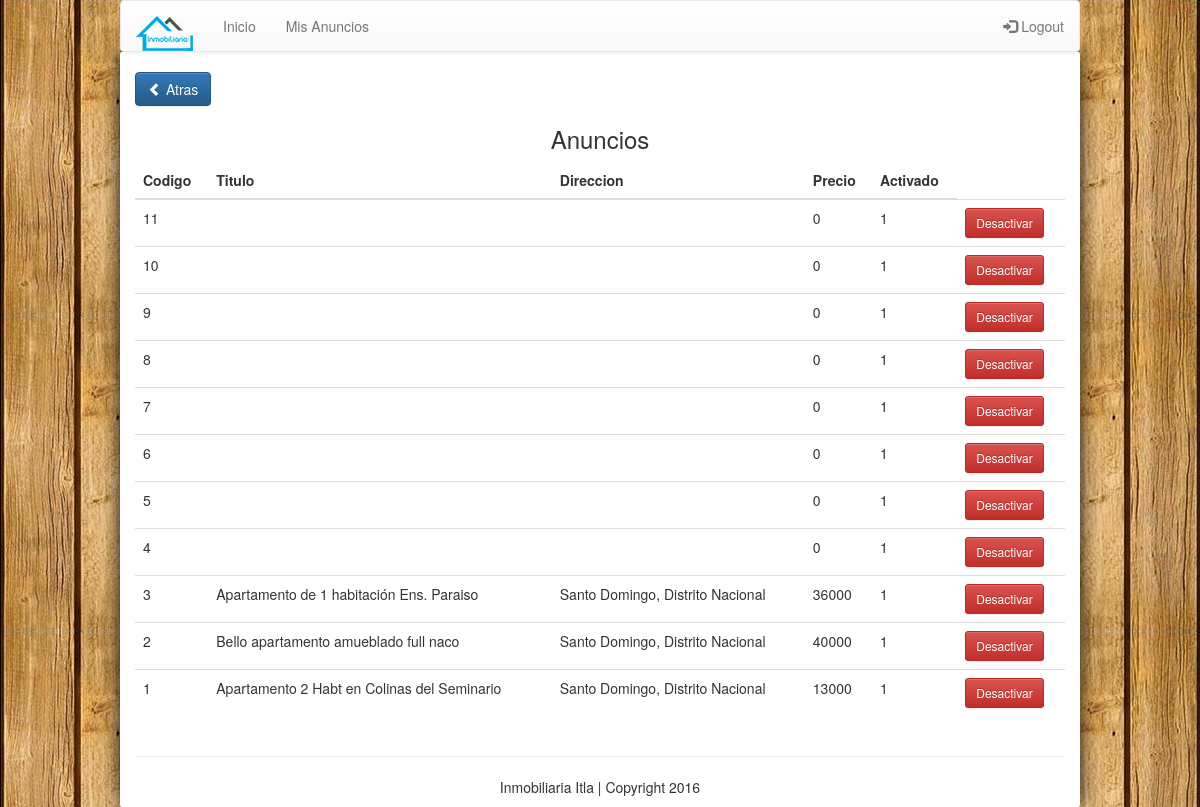
The app's page /index.php/s_admin/anuncios (signed in) with its own data.
### tables this page shows
CREATE TABLE `anuncio` (
  `id` int(11) NOT NULL,
  `titulo` varchar(100) NOT NULL,
  `direccion` varchar(300) NOT NULL,
  `precio` int(11) NOT NULL,
  `id_accion` int(11) NOT NULL,
  `descripcion` text NOT NULL,
  `ubicacion` varchar(300) NOT NULL,
  `id_tipo` int(11) NOT NULL,
  `id_usuario` int(11) NOT NULL,
  `activo` tinyint(1) NOT NULL DEFAULT '1'
);

### application/core/MY_Loader.php (called while the page is built, shortened)
<?php
class MY_Loader extends CI_Loader {
    public function template($template_name, $vars = array(), $return = FALSE)
    {
        if($return):
        $content  = $this->view('templates/header', $vars, $return);
        $content .= $this->view($template_name, $vars, $return);
        $content .= $this->view('templates/footer', $vars, $return);
        return $content;
    else:
        $this->view($template_name, $vars);
    endif;
    }
}

### application/controllers/S_admin.php (called while the page is built, shortened)
<?php
class S_admin extends CI_Controller{
  public function __construct()
  {
    $this->load->model('S_admin_model');
    $this->load->model('Usuario_model');
  }
  function anuncios(){
    $id = (isset($_GET['id']))?$_GET['id']+0:0;
    $data['anuncio'] = $this->S_admin_model->cargarAnuncio($id);
    $data['anuncios'] = $this->S_admin_model->listarAnuncios();
    $this->load->template('admin/anuncios', $data);
  }
}

### index.php (called while the page is built, shortened)
<?php
require_once BASEPATH.'core/CodeIgniter.php';

### application/models/S_admin_model.php (called while the page is built, shortened)
<?php
class S_admin_model extends CI_Model{
  function listarAnuncios(){
    $query = $this->db->query("SELECT * from anuncio ORDER BY id desc");
    return $query->result();
  }
}

### application/views/admin/anuncios.php (the view)
<a class="btn btn-primary" href="<?php echo base_url('s_admin') ?>"><span class="glyphicon glyphicon-chevron-left"></span> Atras</a>
<div class="text-center"><h3>Anuncios</h3></div>
<div class="row">
  <div class="col col-sm-12">
    <table class="table">
      <thead>
        <tr>
          <th>Codigo</th>
          <th>Titulo</th>
          <th>Direccion</th>
          <th>Precio</th>
          <th>Activado</th>
        </tr>
      </thead>
      <tbody>
        <?php
          if(isset($anuncios)){
            foreach($anuncios as $anuncio){
              $linkDelete = base_url("/s_admin/desactivar_activar/?id={$anuncio->id}&activo={$anuncio->activo}");
              echo "<tr>";
                echo "<td>{$anuncio->id}</td>";
                echo "<td>{$anuncio->titulo}</td>";
                echo "<td>{$anuncio->direccion}</td>";
                echo "<td>{$anuncio->precio}</td>";
                echo "<td>{$anuncio->activo}</td>";
                echo "<td>";
              if($anuncio->activo == 1){echo "
              <a href='{$linkDelete}' onclick='return confirm(\"Seguro?\");' class='btn btn-danger btn-sm'>Desactivar</a>
                    </td>
              </tr>";
            }else{ echo "
                <a href='{$linkDelete}' onclick='return confirm(\"Seguro?\");' class='btn btn-success btn-sm'>Activar</a>
                      </td>
                </tr>";
              }
            }
          }
         ?>
      </tbody>
    </table>
  </div>
</div>

### records on screen
anuncio: id "11", precio "0", activo "1"
anuncio: id "10", precio "0", activo "1"
anuncio: id "9", precio "0", activo "1"
anuncio: id "8", precio "0", activo "1"
anuncio: id "7", precio "0", activo "1"
anuncio: id "6", precio "0", activo "1"
anuncio: id "5", precio "0", activo "1"
anuncio: id "4", precio "0", activo "1"
anuncio: id "3", titulo "Apartamento de 1 habitación Ens. Paraiso", direccion "Santo Domingo, Distrito Nacional", precio "36000", activo "1"
anuncio: id "2", titulo "Bello apartamento amueblado full naco", direccion "Santo Domingo, Distrito Nacional", precio "40000", activo "1"
anuncio: id "1", titulo "Apartamento 2 Habt en Colinas del Seminario", direccion "Santo Domingo, Distrito Nacional", precio "13000", activo "1"
